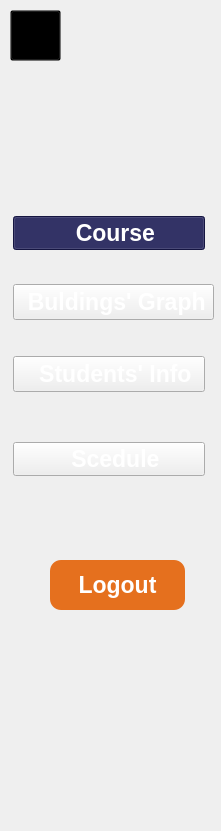
   <widget class="QWidget" name="Full" native="true">
    <property name="geometry">
     <rect>
      <x>0</x>
      <y>0</y>
      <width>221</width>
      <height>831</height>
     </rect>
    </property>
    <property name="styleSheet">
     <string notr="true">QWidget{
	

  background-image: url(:/assists/All_Materials/peakpx.jpg);
}
QPushButton:checked
{
 background-color: rgb(30, 30, 91);
 	
color: rgb(255, 255, 255);
}</string>
    </property>
    <widget class="QLabel" name="label_10">
     <property name="geometry">
      <rect>
       <x>60</x>
       <y>140</y>
       <width>111</width>
       <height>21</height>
      </rect>
     </property>
     <property name="minimumSize">
      <size>
       <width>50</width>
       <height>10</height>
      </size>
     </property>
     <property name="maximumSize">
      <size>
       <width>1000</width>
       <height>1000</height>
      </size>
     </property>
     <property name="styleSheet">
      <string notr="true">background-color: transparent;</string>
     </property>
     <property name="text">
      <string/>
     </property>
     <property name="pixmap">
      <pixmap resource="Materials.qrc">:/assists/All_Materials/Admin.png</pixmap>
     </property>
     <property name="scaledContents">
      <bool>true</bool>
     </property>
    </widget>
    <widget class="QLabel" name="label_11">
     <property name="geometry">
      <rect>
       <x>20</x>
       <y>80</y>
       <width>191</width>
       <height>20</height>
      </rect>
     </property>
     <property name="minimumSize">
      <size>
       <width>40</width>
       <height>10</height>
      </size>
     </property>
     <property name="maximumSize">
      <size>
       <width>200</width>
       <height>30</height>
      </size>
     </property>
     <property name="text">
      <string/>
     </property>
     <property name="pixmap">
      <pixmap resource="Materials.qrc">:/assists/All_Materials/Wrana Section.png</pixmap>
     </property>
     <property name="scaledContents">
      <bool>true</bool>
     </property>
    </widget>
    <widget class="QPushButton" name="logout_2">
     <property name="geometry">
      <rect>
       <x>50</x>
       <y>560</y>
       <width>135</width>
       <height>50</height>
      </rect>
     </property>
     <property name="font">
      <font>
       <pointsize>17</pointsize>
       <italic>false</italic>
       <bold>true</bold>
      </font>
     </property>
     <property name="layoutDirection">
      <enum>Qt::LeftToRight</enum>
     </property>
     <property name="styleSheet">
      <string notr="true">background-image: url(:/assists/All_Materials/Rectangle 1380.png);
color: rgb(255, 255, 255);
background-color: rgb(229, 112, 30);
border-radius:50%;
border: none;
border-radius: 11px; 
</string>
     </property>
     <property name="text">
      <string>Logout</string>
     </property>
     <property name="checkable">
      <bool>false</bool>
     </property>
    </widget>
    <widget class="QPushButton" name="graph">
     <property name="geometry">
      <rect>
       <x>13</x>
       <y>284</y>
       <width>201</width>
       <height>36</height>
      </rect>
     </property>
     <property name="font">
      <font>
       <pointsize>17</pointsize>
       <italic>false</italic>
       <bold>true</bold>
      </font>
     </property>
     <property name="styleSheet">
      <string notr="true">QPushButton{
	background-image: url(:/assists/All_Materials/Rectangle 1380.png);

color: rgb(255, 255, 255);
}</string>
     </property>
     <property name="text">
      <string> Buldings' Graph</string>
     </property>
     <property name="icon">
      <iconset resource="Materials.qrc">
       <normaloff>:/assists/All_Materials/Location.png</normaloff>:/assists/All_Materials/Location.png</iconset>
     </property>
     <property name="checkable">
      <bool>true</bool>
     </property>
     <property name="autoExclusive">
      <bool>true</bool>
     </property>
    </widget>
    <widget class="QPushButton" name="student">
     <property name="geometry">
      <rect>
       <x>13</x>
       <y>356</y>
       <width>192</width>
       <height>36</height>
      </rect>
     </property>
     <property name="font">
      <font>
       <pointsize>17</pointsize>
       <italic>false</italic>
       <bold>true</bold>
      </font>
     </property>
     <property name="styleSheet">
      <string notr="true">QPushButton{
	background-image: url(:/assists/All_Materials/Rectangle 1380.png);
	
color: rgb(255, 255, 255);
}</string>
     </property>
     <property name="text">
      <string>  Students' Info</string>
     </property>
     <property name="icon">
      <iconset resource="Materials.qrc">
       <normaloff>:/assists/All_Materials/Student.png</normaloff>:/assists/All_Materials/Student.png</iconset>
     </property>
     <property name="checkable">
      <bool>true</bool>
     </property>
     <property name="autoExclusive">
      <bool>true</bool>
     </property>
    </widget>
    <widget class="QPushButton" name="course">
     <property name="geometry">
      <rect>
       <x>13</x>
       <y>216</y>
       <width>192</width>
       <height>34</height>
      </rect>
     </property>
     <property name="font">
      <font>
       <pointsize>17</pointsize>
       <italic>false</italic>
       <bold>true</bold>
      </font>
     </property>
     <property name="styleSheet">
      <string notr="true">QPushButton{
background-image: url(:/assists/All_Materials/Rectangle 1380.png);
color: rgb(255, 255, 255);
}
</string>
     </property>
     <property name="text">
      <string>  Course</string>
     </property>
     <property name="icon">
      <iconset resource="Materials.qrc">
       <normaloff>:/assists/All_Materials/Online course.png</normaloff>:/assists/All_Materials/Online course.png</iconset>
     </property>
     <property name="iconSize">
      <size>
       <width>20</width>
       <height>20</height>
      </size>
     </property>
     <property name="checkable">
      <bool>true</bool>
     </property>
     <property name="checked">
      <bool>true</bool>
     </property>
     <property name="autoExclusive">
      <bool>true</bool>
     </property>
    </widget>
    <widget class="QPushButton" name="schedule">
     <property name="geometry">
      <rect>
       <x>13</x>
       <y>442</y>
       <width>192</width>
       <height>34</height>
      </rect>
     </property>
     <property name="font">
      <font>
       <pointsize>17</pointsize>
       <italic>false</italic>
       <bold>true</bold>
      </font>
     </property>
     <property name="styleSheet">
      <string notr="true">QPushButton{
	background-image: url(:/assists/All_Materials/Rectangle 1380.png);

color: rgb(255, 255, 255);
}</string>
     </property>
     <property name="text">
      <string>  Scedule</string>
     </property>
     <property name="icon">
      <iconset resource="Materials.qrc">
       <normaloff>:/assists/All_Materials/Calendar.png</normaloff>:/assists/All_Materials/Calendar.png</iconset>
     </property>
     <property name="checkable">
      <bool>true</bool>
     </property>
     <property name="autoExclusive">
      <bool>true</bool>
     </property>
    </widget>
    <widget class="QPushButton" name="Test_2">
     <property name="geometry">
      <rect>
       <x>10</x>
       <y>10</y>
       <width>51</width>
       <height>51</height>
      </rect>
     </property>
     <property name="styleSheet">
      <string notr="true">background-color: transparent;</string>
     </property>
     <property name="text">
      <string/>
     </property>
     <property name="icon">
      <iconset resource="Materials.qrc">
       <normaloff>:/assists/All_Materials/Tasks.png</normaloff>:/assists/All_Materials/Tasks.png</iconset>
     </property>
     <property name="iconSize">
      <size>
       <width>30</width>
       <height>30</height>
      </size>
     </property>
     <property name="checkable">
      <bool>true</bool>
     </property>
    </widget>
   </widget>
